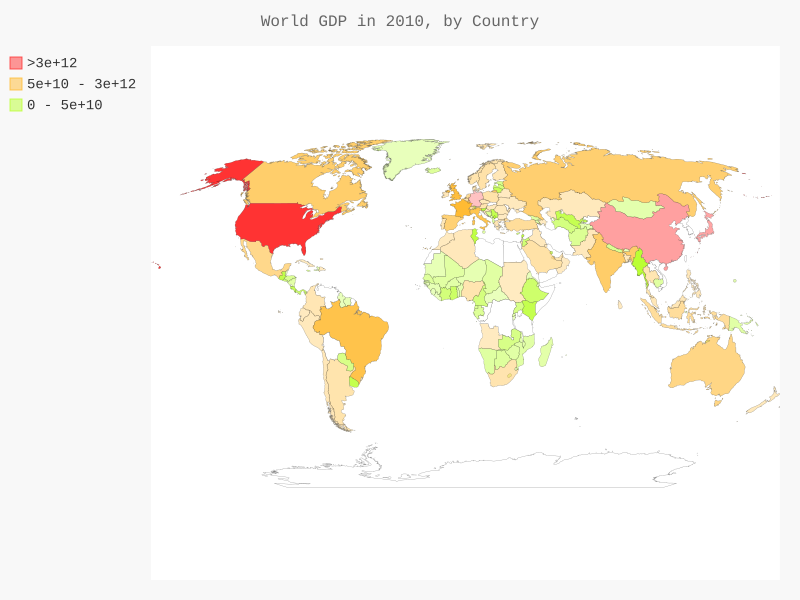

The script that drew this image:
import json

from pygal.style import RotateStyle, LightColorizedStyle
from country_code import get_country_code
from pygal.maps.world import World

filename = 'world_gdp.json'
with open(filename) as f:
	gdp_data = json.load(f)

cc_gdps = {}
for gdp_dict in gdp_data:
	if gdp_dict['Year'] == 2010:
		country_name = gdp_dict['Country Name']
		gdp = int(gdp_dict['Value'])
		code = get_country_code(country_name)
		if code:
			cc_gdps[code] = gdp

cc_gdp_1, cc_gdp_2, cc_gdp_3 = {}, {}, {}
for cc, gdps in cc_gdps.items():
	if gdps < 5e+10:
		cc_gdp_1[cc] = gdps
	elif gdps < 3e+12:
		cc_gdp_2[cc] = gdps
	else:
		cc_gdp_3[cc] = gdps

wm = World()
wm_style = RotateStyle('#ff3333',base_style=LightColorizedStyle)
wm = World(style=wm_style)
wm.title = "World GDP in 2010, by Country"
wm.add(">3e+12", cc_gdp_3)
wm.add("5e+10 - 3e+12", cc_gdp_2)
wm.add("0 - 5e+10", cc_gdp_1)

wm.render_to_file("world_gdp.svg")
